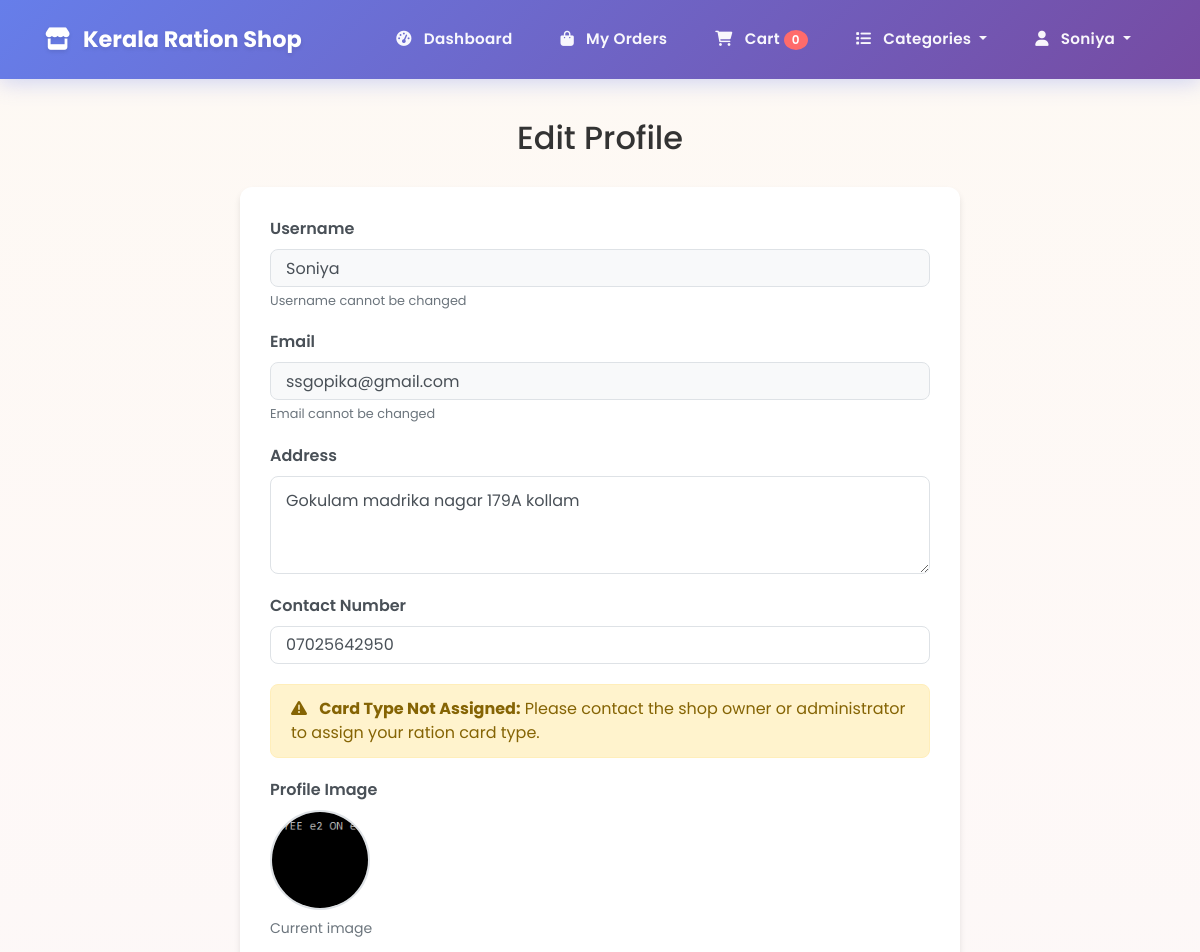
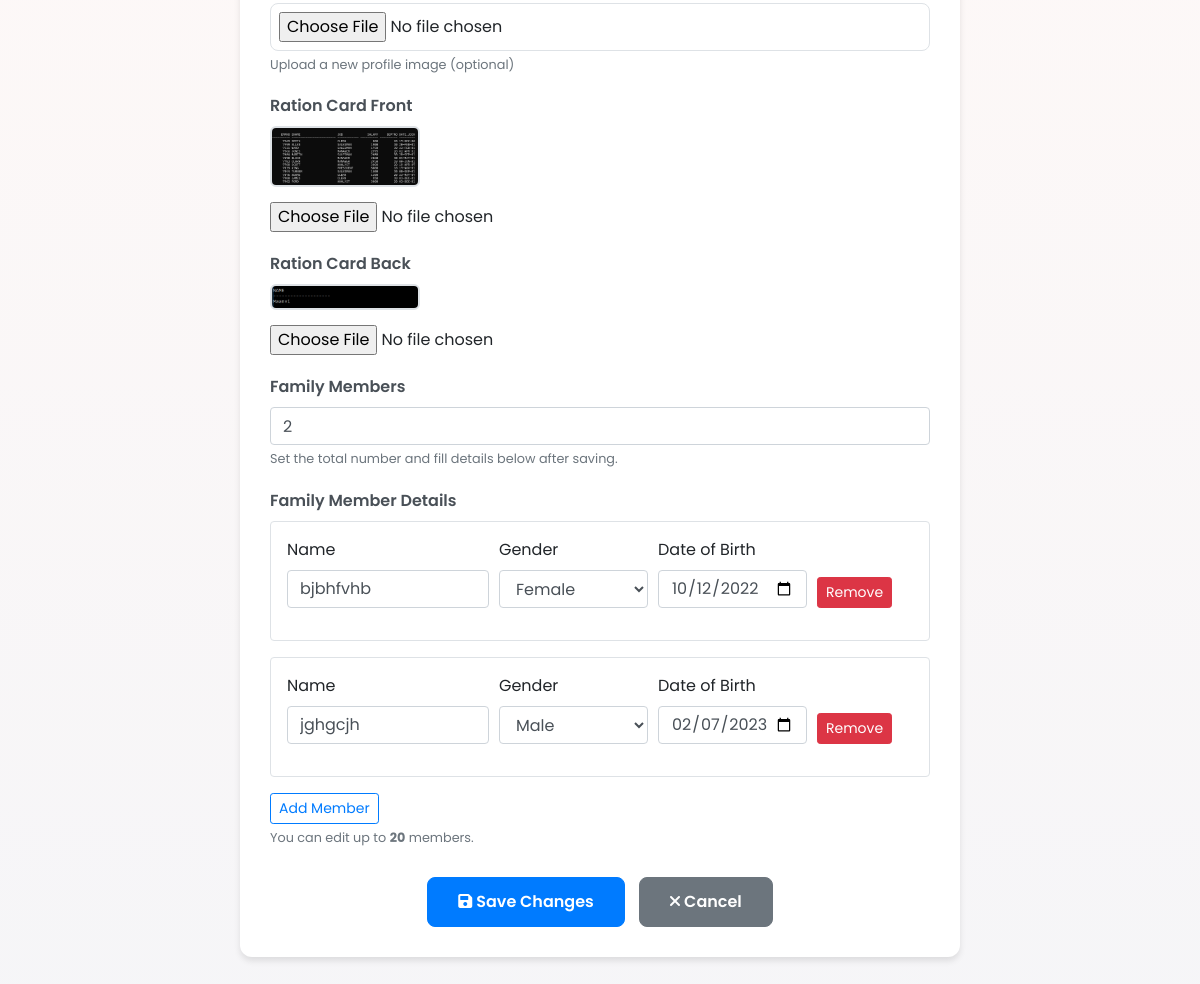
The app's page /profile/edit/ (signed in) with its own data (2 pictures, top to bottom).
### ecomapp/models.py (models this page shows, shortened)
class Profile(models.Model):
	user=models.ForeignKey(User,on_delete=models.CASCADE,null=True)
	card_type = models.ForeignKey('CardType', null=True, blank=True, on_delete=models.SET_NULL)
	address=models.CharField(max_length=255,null=True, blank=True)
	contact_no=models.CharField(max_length=15,null=True, blank=True)
	ration_card_number = models.CharField(max_length=32, null=True, blank=True)
	family_members = models.IntegerField(null=True, blank=True, help_text="Total family members")
	ration_card_front = models.ImageField(upload_to="ration_cards/", null=True, blank=True)
	ration_card_back = models.ImageField(upload_to="ration_cards/", null=True, blank=True)
	place = models.CharField(max_length=255, null=True, blank=True)
	shop_license_number = models.CharField(max_length=32, null=True, blank=True)
	shop_address = models.CharField(max_length=255, null=True, blank=True)
	image=models.ImageField(upload_to="image/",null=True,blank=True)

class FamilyMember(models.Model):
	profile = models.ForeignKey(Profile, on_delete=models.CASCADE, related_name='members')
	name = models.CharField(max_length=255)
	gender = models.CharField(max_length=16, null=True, blank=True)
	dob = models.DateField(null=True, blank=True)

### ecomapp/views.py (the view, shortened to what this page needs)
# urls.py: path('profile/edit/', views.edit_profile, name='edit_profile'),
@login_required
def edit_profile(request):
    try:
        profile = Profile.objects.get(user=request.user)
    except Profile.DoesNotExist:
        profile = Profile.objects.create(user=request.user)
    FAMILY_MEMBERS_MAX = 20
    categories = Category.objects.all()
    return render(request, 'user/edit_profile.html', {'profile': profile, 'categories': categories, 'family_max': FAMILY_MEMBERS_MAX})

### ecomapp/context_processors.py (called while the page is built)
def categories_context(request):
    return {
        'categories': Category.objects.all()
    }

def cart_count(request):
    try:
        if request.user.is_authenticated:
            return {
                'cart_count': Cart.objects.filter(user=request.user).count()
            }
    except Exception:
        pass
    return {'cart_count': 0}

def notifications_context(request):
    count = 0
    try:
        user = getattr(request, 'user', None)
        if user and user.is_authenticated:
            from .models import Notification
            count = Notification.objects.filter(recipient=user, is_read=False).count()
    except Exception:
        count = 0
    return { 'unread_notifications_count': count }

### templates/user/edit_profile.html (shortened to what this page needs)
{% extends 'user/user_nav.html' %}
{% load static %}
{% block user_content %}
  <main style="padding:40px;max-width:800px;margin:0 auto;">
      <h2 style="color: #333; margin-bottom: 30px; text-align: center;">Edit Profile</h2>
      <div style="background: white; padding: 30px; border-radius: 12px; box-shadow: 0 4px 6px rgba(0,0,0,0.1);">
        <form method="post" enctype="multipart/form-data">
          <div class="form-group" style="margin-bottom: 20px;">
            <label for="username" style="font-weight: 600; color: #495057; margin-bottom: 8px; display: block;">Username</label>
            <input type="text" class="form-control" id="username" value="{{ profile.user.username }}" readonly style="background-color: #f8f9fa; border: 1px solid #dee2e6; border-radius: 8px; padding: 12px 15px;">
            <small class="form-text text-muted">Username cannot be changed</small>
          </div>
          <div class="form-group" style="margin-bottom: 20px;">
            <label for="email" style="font-weight: 600; color: #495057; margin-bottom: 8px; display: block;">Email</label>
            <input type="email" class="form-control" id="email" value="{{ profile.user.email }}" readonly style="background-color: #f8f9fa; border: 1px solid #dee2e6; border-radius: 8px; padding: 12px 15px;">
            <small class="form-text text-muted">Email cannot be changed</small>
          </div>
          <div class="form-group" style="margin-bottom: 20px;">
            <label for="address" style="font-weight: 600; color: #495057; margin-bottom: 8px; display: block;">Address</label>
            <textarea class="form-control" id="address" name="address" rows="3" placeholder="Enter your address" style="border: 1px solid #dee2e6; border-radius: 8px; padding: 12px 15px; resize: vertical;">{{ profile.address|default:"" }}</textarea>
          </div>
          <div class="form-group" style="margin-bottom: 20px;">
            <label for="contact_no" style="font-weight: 600; color: #495057; margin-bottom: 8px; display: block;">Contact Number</label>
            <input type="text" class="form-control" id="contact_no" name="contact_no" value="{{ profile.contact_no|default:"" }}" placeholder="Enter your contact number" style="border: 1px solid #dee2e6; border-radius: 8px; padding: 12px 15px;">
          </div>
          {% if profile.card_type %}
          <div class="form-group" style="margin-bottom: 20px;">
            <label style="font-weight: 600; color: #495057; margin-bottom: 8px; display: block;">Ration Card Type</label>
            <div class="card-type-display card-type-{{ profile.card_type.color|default:'gray' }}">
              {{ profile.card_type.code }} - {{ profile.card_type.name }}
            </div>
            <small class="form-text text-muted d-block mt-2">Your assigned ration card category</small>
          </div>
          {% else %}
          <div class="form-group" style="margin-bottom: 20px;">
            <div class="alert alert-warning" style="border-radius: 8px;">
              <i class="fas fa-exclamation-triangle mr-2"></i>
              <strong>Card Type Not Assigned:</strong> Please contact the shop owner or administrator to assign your ration card type.
            </div>
          </div>
          {% endif %}
          <div class="form-group" style="margin-bottom: 20px;">
            <label for="image" style="font-weight: 600; color: #495057; margin-bottom: 8px; display: block;">Profile Image</label>
            {% if profile.image %}
              <div style="margin-bottom: 15px;">
                <img src="{{ profile.image.url }}" alt="Current Profile Image" style="width: 100px; height: 100px; border-radius: 50%; object-fit: cover; border: 2px solid #dee2e6;">
                <p style="margin-top: 8px; color: #6c757d; font-size: 14px;">Current image</p>
              </div>
            {% endif %}
            <input type="file" class="form-control-file" id="image" name="image" accept="image/*" style="border: 1px solid #dee2e6; border-radius: 8px; padding: 8px;">
            <small class="form-text text-muted">Upload a new profile image (optional)</small>
          </div>
          <div class="form-group" style="margin-bottom: 20px;">
            <label for="ration_card_front" style="font-weight: 600; color: #495057; margin-bottom: 8px; display: block;">Ration Card Front</label>
            {% if profile.ration_card_front %}
              <div style="margin-bottom: 15px;">
                <img src="{{ profile.ration_card_front.url }}" alt="Ration Front" style="width: 150px; border-radius: 6px; object-fit: cover; border: 2px solid #dee2e6;">
              </div>
            {% endif %}
            <input type="file" class="form-control-file" id="ration_card_front" name="ration_card_front" accept="image/*">
          </div>
          <div class="form-group" style="margin-bottom: 20px;">
            <label for="ration_card_back" style="font-weight: 600; color: #495057; margin-bottom: 8px; display: block;">Ration Card Back</label>
            {% if profile.ration_card_back %}
              <div style="margin-bottom: 15px;">
                <img src="{{ profile.ration_card_back.url }}" alt="Ration Back" style="width: 150px; border-radius: 6px; object-fit: cover; border: 2px solid #dee2e6;">
              </div>
            {% endif %}
            <input type="file" class="form-control-file" id="ration_card_back" name="ration_card_back" accept="image/*">
          </div>
          <div class="form-group" style="margin-bottom: 20px;">
            <label for="family_members" style="font-weight: 600; color: #495057; margin-bottom: 8px; display: block;">Family Members</label>
            <input type="number" class="form-control" id="family_members" name="family_members" value="{{ profile.members.count }}" min="0" max="20">
            <small class="form-text text-muted">Set the total number and fill details below after saving.</small>
          </div>
          <div class="form-group" style="margin-bottom: 20px;">
            <label style="font-weight: 600; color: #495057; margin-bottom: 8px; display: block;">Family Member Details</label>
            <div id="membersContainer">
              {% for m in profile.members.all %}
              <div class="member-row mb-3 p-3 border rounded" data-index="{{ forloop.counter0 }}">
                <div class="form-row">
                  <div class="form-group col-md-4">
                    <label>Name</label>
                    <input type="text" name="member_name_{{ forloop.counter0 }}" class="form-control" value="{{ m.name }}" placeholder="Full name" />
                  </div>
                  <div class="form-group col-md-3">
                    <label>Gender</label>
                    <select name="member_gender_{{ forloop.counter0 }}" class="form-control">
                      <option value="Male" {% if m.gender == 'Male' %}selected{% endif %}>Male</option>
                      <option value="Female" {% if m.gender == 'Female' %}selected{% endif %}>Female</option>
                    </select>
                  </div>
                  <div class="form-group col-md-3">
                    <label>Date of Birth</label>
                    <input type="date" name="member_dob_{{ forloop.counter0 }}" class="form-control" value="{% if m.dob %}{{ m.dob|date:'Y-m-d' }}{% endif %}" />
                  </div>
                  <div class="form-group col-md-2 d-flex align-items-end">
                    <button type="button" class="btn btn-danger btn-sm remove-member">Remove</button>
                  </div>
                </div>
              </div>
              {% endfor %}
            </div>
            <div class="mt-2">
              <button type="button" id="addMemberBtn" class="btn btn-outline-primary btn-sm">Add Member</button>
              <small class="form-text text-muted">You can edit up to <strong>{{ family_max|default:20 }}</strong> members.</small>
            </div>
          </div>
          <div style="margin-top: 30px; text-align: center;">
            <button class="btn btn-primary" type="submit" style="border-radius:8px;font-weight:600; padding: 12px 30px; margin-right: 10px;">
              <i class="fas fa-save mr-1"></i>Save Changes
            </button>
            <a href="{% url 'user_profile' %}" class="btn btn-secondary" style="border-radius:8px;font-weight:600; padding: 12px 30px;">
              <i class="fas fa-times mr-1"></i>Cancel
            </a>
          </div>
        </form>
      </div>
    </main>
{% endblock %}

### templates/user/user_nav.html (shortened to what this page needs)
<!doctype html>
<html lang="en">
<head>
    <link href="https://cdn.jsdelivr.net/npm/bootstrap@4.5.2/dist/css/bootstrap.min.css" rel="stylesheet">
    <link href="https://cdnjs.cloudflare.com/ajax/libs/font-awesome/6.0.0/css/all.min.css" rel="stylesheet">
</head>
<body>
    <nav class="navbar navbar-expand-lg navbar-dark user-navbar">
        <div class="container">
            <a class="navbar-brand user-brand" href="{% url 'home' %}">
                <i class="fas fa-store mr-2"></i>
                Kerala Ration Shop
            </a>
            <div class="collapse navbar-collapse" id="userNav">
                <ul class="navbar-nav ml-auto align-items-center">
                    <li class="nav-item">
                        <a class="nav-link user-nav-link" href="{% url 'user_dashboard' %}">
                            <i class="fas fa-tachometer-alt mr-2"></i>
                            Dashboard
                        </a>
                    </li>
                    <li class="nav-item">
                        <a class="nav-link user-nav-link" href="{% url 'order_history' %}">
                            <i class="fas fa-shopping-bag mr-2"></i>
                            My Orders
                        </a>
                    </li>
                    <li class="nav-item">
                        <a class="nav-link user-nav-link" href="{% url 'cart_page' %}">
                            <i class="fas fa-shopping-cart mr-2"></i>
                            Cart
                            <span class="cart-badge">{{ cart_count|default:0 }}</span>
                        </a>
                    </li>
                    <li class="nav-item dropdown">
                        <a class="nav-link user-nav-link dropdown-toggle" href="#" id="categoriesDropdown" role="button" data-toggle="dropdown" aria-haspopup="true" aria-expanded="false">
                            <i class="fas fa-list mr-2"></i>
                            Categories
                        </a>
                    </li>
                    <li class="nav-item dropdown">
                        <a class="nav-link user-nav-link dropdown-toggle" href="#" id="userDropdown" role="button" data-toggle="dropdown" aria-haspopup="true" aria-expanded="false">
                            <i class="fas fa-user mr-2"></i>
                            {{ request.user.username }}
                        </a>
                    </li>
                </ul>
            </div>
        </div>
    </nav>
    <div class="container-fluid">
        {% block user_content %}
        {% endblock %}
    </div>
</body>
</html>

### templates/user/user_nav.html (style rules this page uses)
body { font-family: 'Poppins', sans-serif; background: linear-gradient(135deg, #f5f7fa 0%, #c3cfe2 100%); min-height: 100vh; }
.user-navbar { background: linear-gradient(135deg, #667eea 0%, #764ba2 100%) !important; box-shadow: 0 4px 20px rgba(102, 126, 234, 0.3); border: none; padding: 1rem 0; position: relative; z-index: 1000; }
.user-navbar::before { content: ''; position: absolute; top: 0; left: 0; right: 0; bottom: 0; background: linear-gradient(135deg, rgba(102, 126, 234, 0.9) 0%, rgba(118, 75, 162, 0.9) 100%); z-index: -1; }
.user-brand { font-family: 'Poppins', sans-serif; font-weight: 700; font-size: 1.4rem; color: white !important; text-decoration: none; transition: all 0.3s ease; text-shadow: 0 2px 4px rgba(0, 0, 0, 0.1); }
.user-nav-link { color: rgba(255, 255, 255, 0.95) !important; font-weight: 600; padding: 0.75rem 1.2rem !important; border-radius: 0.75rem; margin: 0 0.3rem; transition: all 0.3s ease; position: relative; font-size: 0.95rem; letter-spacing: 0.3px; }
.cart-badge { background: #ff6b6b !important; color: white !important; font-size: 0.75rem; padding: 0.25rem 0.5rem; border-radius: 50%; min-width: 20px; height: 20px; display: inline-flex; align-items: center; justify-content: center; }

### templates/user/edit_profile.html (style rules this page uses)
body { background:linear-gradient(180deg, rgba(240,195,142,0.10) 0%, rgba(241,170,155,0.08) 40%, rgba(72,66,109,0.05) 100%) }

### records on screen
Profile: user.username "Soniya", user.email "ssgopika@gmail.com", address "Gokulam madrika nagar 179A kollam", contact_no "07025642950", image (picture), ration_card_front (picture), ration_card_back (picture), family_members "2"
FamilyMember: name "bjbhfvhb", gender "Female", dob "10/12/2022"
FamilyMember: name "jghgcjh", gender "Male", dob "02/07/2023"

### other values on screen
{{ cart_count|default:0 }} "0"
{{ request.user.username }} "Soniya"
{{ family_max|default:20 }} "20"
